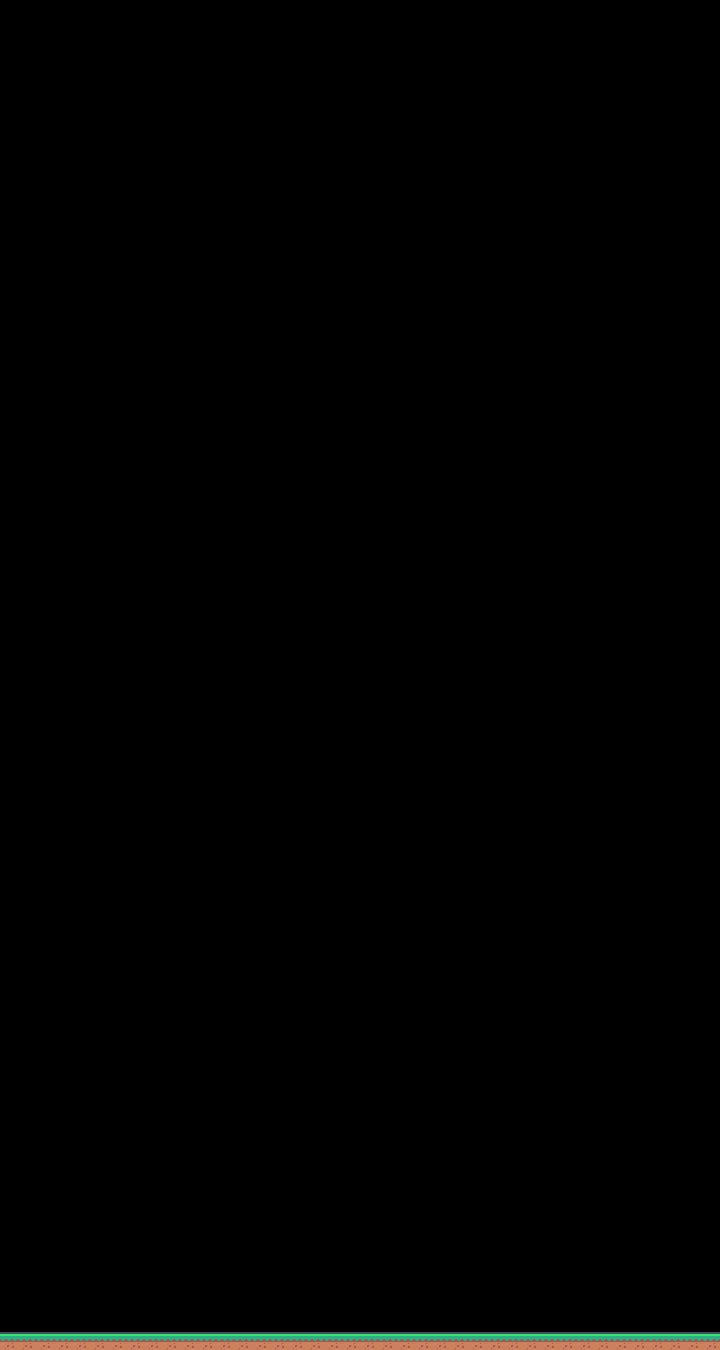

This game map was drawn from its Tiled (.tmx) file and the tilesets committed beside it. A one-line description and the full map source follow:
An orthogonal 40x75 tile map with 18x18 px tiles, 1 tile layer (map) and 2 objects (player_start, player_end).

<map version="1.10" tiledversion="1.11.2" orientation="orthogonal" renderorder="right-down" width="40" height="75" tilewidth="18" tileheight="18" infinite="0" nextlayerid="3" nextobjectid="4">
 <tileset firstgid="1" source="Tiled/tileset-tiles.tsx" />
 <layer id="1" name="map" width="40" height="75">
  <data encoding="csv">
0,0,0,0,0,0,0,0,0,0,0,0,0,0,0,0,0,0,0,0,0,0,0,0,0,0,0,0,0,0,0,0,0,0,0,0,0,0,0,0,
0,0,0,0,0,0,0,0,0,0,0,0,0,0,0,0,0,0,0,0,0,0,0,0,0,0,0,0,0,0,0,0,0,0,0,0,0,0,0,0,
0,0,0,0,0,0,0,0,0,0,0,0,0,0,0,0,0,0,0,0,0,0,0,0,0,0,0,0,0,0,0,0,0,0,0,0,0,0,0,0,
0,0,0,0,0,0,0,0,0,0,0,0,0,0,0,0,0,0,0,0,0,0,0,0,0,0,0,0,0,0,0,0,0,0,0,0,0,0,0,0,
0,0,0,0,0,0,0,0,0,0,0,0,0,0,0,0,0,0,0,0,0,0,0,0,0,0,0,0,0,0,0,0,0,0,0,0,0,0,0,0,
0,0,0,0,0,0,0,0,0,0,0,0,0,0,0,0,0,0,0,0,0,0,0,0,0,0,0,0,0,0,0,0,0,0,0,0,0,0,0,0,
0,0,0,0,0,0,0,0,0,0,0,0,0,0,0,0,0,0,0,0,0,0,0,0,0,0,0,0,0,0,0,0,0,0,0,0,0,0,0,0,
0,0,0,0,0,0,0,0,0,0,0,0,0,0,0,0,0,0,0,0,0,0,0,0,0,0,0,0,0,0,0,0,0,0,0,0,0,0,0,0,
0,0,0,0,0,0,0,0,0,0,0,0,0,0,0,0,0,0,0,0,0,0,0,0,0,0,0,0,0,0,0,0,0,0,0,0,0,0,0,0,
0,0,0,0,0,0,0,0,0,0,0,0,0,0,0,0,0,0,0,0,0,0,0,0,0,0,0,0,0,0,0,0,0,0,0,0,0,0,0,0,
0,0,0,0,0,0,0,0,0,0,0,0,0,0,0,0,0,0,0,0,0,0,0,0,0,0,0,0,0,0,0,0,0,0,0,0,0,0,0,0,
0,0,0,0,0,0,0,0,0,0,0,0,0,0,0,0,0,0,0,0,0,0,0,0,0,0,0,0,0,0,0,0,0,0,0,0,0,0,0,0,
0,0,0,0,0,0,0,0,0,0,0,0,0,0,0,0,0,0,0,0,0,0,0,0,0,0,0,0,0,0,0,0,0,0,0,0,0,0,0,0,
0,0,0,0,0,0,0,0,0,0,0,0,0,0,0,0,0,0,0,0,0,0,0,0,0,0,0,0,0,0,0,0,0,0,0,0,0,0,0,0,
0,0,0,0,0,0,0,0,0,0,0,0,0,0,0,0,0,0,0,0,0,0,0,0,0,0,0,0,0,0,0,0,0,0,0,0,0,0,0,0,
0,0,0,0,0,0,0,0,0,0,0,0,0,0,0,0,0,0,0,0,0,0,0,0,0,0,0,0,0,0,0,0,0,0,0,0,0,0,0,0,
0,0,0,0,0,0,0,0,0,0,0,0,0,0,0,0,0,0,0,0,0,0,0,0,0,0,0,0,0,0,0,0,0,0,0,0,0,0,0,0,
0,0,0,0,0,0,0,0,0,0,0,0,0,0,0,0,0,0,0,0,0,0,0,0,0,0,0,0,0,0,0,0,0,0,0,0,0,0,0,0,
0,0,0,0,0,0,0,0,0,0,0,0,0,0,0,0,0,0,0,0,0,0,0,0,0,0,0,0,0,0,0,0,0,0,0,0,0,0,0,0,
0,0,0,0,0,0,0,0,0,0,0,0,0,0,0,0,0,0,0,0,0,0,0,0,0,0,0,0,0,0,0,0,0,0,0,0,0,0,0,0,
0,0,0,0,0,0,0,0,0,0,0,0,0,0,0,0,0,0,0,0,0,0,0,0,0,0,0,0,0,0,0,0,0,0,0,0,0,0,0,0,
0,0,0,0,0,0,0,0,0,0,0,0,0,0,0,0,0,0,0,0,0,0,0,0,0,0,0,0,0,0,0,0,0,0,0,0,0,0,0,0,
0,0,0,0,0,0,0,0,0,0,0,0,0,0,0,0,0,0,0,0,0,0,0,0,0,0,0,0,0,0,0,0,0,0,0,0,0,0,0,0,
0,0,0,0,0,0,0,0,0,0,0,0,0,0,0,0,0,0,0,0,0,0,0,0,0,0,0,0,0,0,0,0,0,0,0,0,0,0,0,0,
0,0,0,0,0,0,0,0,0,0,0,0,0,0,0,0,0,0,0,0,0,0,0,0,0,0,0,0,0,0,0,0,0,0,0,0,0,0,0,0,
0,0,0,0,0,0,0,0,0,0,0,0,0,0,0,0,0,0,0,0,0,0,0,0,0,0,0,0,0,0,0,0,0,0,0,0,0,0,0,0,
0,0,0,0,0,0,0,0,0,0,0,0,0,0,0,0,0,0,0,0,0,0,0,0,0,0,0,0,0,0,0,0,0,0,0,0,0,0,0,0,
0,0,0,0,0,0,0,0,0,0,0,0,0,0,0,0,0,0,0,0,0,0,0,0,0,0,0,0,0,0,0,0,0,0,0,0,0,0,0,0,
0,0,0,0,0,0,0,0,0,0,0,0,0,0,0,0,0,0,0,0,0,0,0,0,0,0,0,0,0,0,0,0,0,0,0,0,0,0,0,0,
0,0,0,0,0,0,0,0,0,0,0,0,0,0,0,0,0,0,0,0,0,0,0,0,0,0,0,0,0,0,0,0,0,0,0,0,0,0,0,0,
0,0,0,0,0,0,0,0,0,0,0,0,0,0,0,0,0,0,0,0,0,0,0,0,0,0,0,0,0,0,0,0,0,0,0,0,0,0,0,0,
0,0,0,0,0,0,0,0,0,0,0,0,0,0,0,0,0,0,0,0,0,0,0,0,0,0,0,0,0,0,0,0,0,0,0,0,0,0,0,0,
0,0,0,0,0,0,0,0,0,0,0,0,0,0,0,0,0,0,0,0,0,0,0,0,0,0,0,0,0,0,0,0,0,0,0,0,0,0,0,0,
0,0,0,0,0,0,0,0,0,0,0,0,0,0,0,0,0,0,0,0,0,0,0,0,0,0,0,0,0,0,0,0,0,0,0,0,0,0,0,0,
0,0,0,0,0,0,0,0,0,0,0,0,0,0,0,0,0,0,0,0,0,0,0,0,0,0,0,0,0,0,0,0,0,0,0,0,0,0,0,0,
0,0,0,0,0,0,0,0,0,0,0,0,0,0,0,0,0,0,0,0,0,0,0,0,0,0,0,0,0,0,0,0,0,0,0,0,0,0,0,0,
0,0,0,0,0,0,0,0,0,0,0,0,0,0,0,0,0,0,0,0,0,0,0,0,0,0,0,0,0,0,0,0,0,0,0,0,0,0,0,0,
0,0,0,0,0,0,0,0,0,0,0,0,0,0,0,0,0,0,0,0,0,0,0,0,0,0,0,0,0,0,0,0,0,0,0,0,0,0,0,0,
0,0,0,0,0,0,0,0,0,0,0,0,0,0,0,0,0,0,0,0,0,0,0,0,0,0,0,0,0,0,0,0,0,0,0,0,0,0,0,0,
0,0,0,0,0,0,0,0,0,0,0,0,0,0,0,0,0,0,0,0,0,0,0,0,0,0,0,0,0,0,0,0,0,0,0,0,0,0,0,0,
0,0,0,0,0,0,0,0,0,0,0,0,0,0,0,0,0,0,0,0,0,0,0,0,0,0,0,0,0,0,0,0,0,0,0,0,0,0,0,0,
0,0,0,0,0,0,0,0,0,0,0,0,0,0,0,0,0,0,0,0,0,0,0,0,0,0,0,0,0,0,0,0,0,0,0,0,0,0,0,0,
0,0,0,0,0,0,0,0,0,0,0,0,0,0,0,0,0,0,0,0,0,0,0,0,0,0,0,0,0,0,0,0,0,0,0,0,0,0,0,0,
0,0,0,0,0,0,0,0,0,0,0,0,0,0,0,0,0,0,0,0,0,0,0,0,0,0,0,0,0,0,0,0,0,0,0,0,0,0,0,0,
0,0,0,0,0,0,0,0,0,0,0,0,0,0,0,0,0,0,0,0,0,0,0,0,0,0,0,0,0,0,0,0,0,0,0,0,0,0,0,0,
0,0,0,0,0,0,0,0,0,0,0,0,0,0,0,0,0,0,0,0,0,0,0,0,0,0,0,0,0,0,0,0,0,0,0,0,0,0,0,0,
0,0,0,0,0,0,0,0,0,0,0,0,0,0,0,0,0,0,0,0,0,0,0,0,0,0,0,0,0,0,0,0,0,0,0,0,0,0,0,0,
0,0,0,0,0,0,0,0,0,0,0,0,0,0,0,0,0,0,0,0,0,0,0,0,0,0,0,0,0,0,0,0,0,0,0,0,0,0,0,0,
0,0,0,0,0,0,0,0,0,0,0,0,0,0,0,0,0,0,0,0,0,0,0,0,0,0,0,0,0,0,0,0,0,0,0,0,0,0,0,0,
0,0,0,0,0,0,0,0,0,0,0,0,0,0,0,0,0,0,0,0,0,0,0,0,0,0,0,0,0,0,0,0,0,0,0,0,0,0,0,0,
0,0,0,0,0,0,0,0,0,0,0,0,0,0,0,0,0,0,0,0,0,0,0,0,0,0,0,0,0,0,0,0,0,0,0,0,0,0,0,0,
0,0,0,0,0,0,0,0,0,0,0,0,0,0,0,0,0,0,0,0,0,0,0,0,0,0,0,0,0,0,0,0,0,0,0,0,0,0,0,0,
0,0,0,0,0,0,0,0,0,0,0,0,0,0,0,0,0,0,0,0,0,0,0,0,0,0,0,0,0,0,0,0,0,0,0,0,0,0,0,0,
0,0,0,0,0,0,0,0,0,0,0,0,0,0,0,0,0,0,0,0,0,0,0,0,0,0,0,0,0,0,0,0,0,0,0,0,0,0,0,0,
0,0,0,0,0,0,0,0,0,0,0,0,0,0,0,0,0,0,0,0,0,0,0,0,0,0,0,0,0,0,0,0,0,0,0,0,0,0,0,0,
0,0,0,0,0,0,0,0,0,0,0,0,0,0,0,0,0,0,0,0,0,0,0,0,0,0,0,0,0,0,0,0,0,0,0,0,0,0,0,0,
0,0,0,0,0,0,0,0,0,0,0,0,0,0,0,0,0,0,0,0,0,0,0,0,0,0,0,0,0,0,0,0,0,0,0,0,0,0,0,0,
0,0,0,0,0,0,0,0,0,0,0,0,0,0,0,0,0,0,0,0,0,0,0,0,0,0,0,0,0,0,0,0,0,0,0,0,0,0,0,0,
0,0,0,0,0,0,0,0,0,0,0,0,0,0,0,0,0,0,0,0,0,0,0,0,0,0,0,0,0,0,0,0,0,0,0,0,0,0,0,0,
0,0,0,0,0,0,0,0,0,0,0,0,0,0,0,0,0,0,0,0,0,0,0,0,0,0,0,0,0,0,0,0,0,0,0,0,0,0,0,0,
0,0,0,0,0,0,0,0,0,0,0,0,0,0,0,0,0,0,0,0,0,0,0,0,0,0,0,0,0,0,0,0,0,0,0,0,0,0,0,0,
0,0,0,0,0,0,0,0,0,0,0,0,0,0,0,0,0,0,0,0,0,0,0,0,0,0,0,0,0,0,0,0,0,0,0,0,0,0,0,0,
0,0,0,0,0,0,0,0,0,0,0,0,0,0,0,0,0,0,0,0,0,0,0,0,0,0,0,0,0,0,0,0,0,0,0,0,0,0,0,0,
0,0,0,0,0,0,0,0,0,0,0,0,0,0,0,0,0,0,0,0,0,0,0,0,0,0,0,0,0,0,0,0,0,0,0,0,0,0,0,0,
0,0,0,0,0,0,0,0,0,0,0,0,0,0,0,0,0,0,0,0,0,0,0,0,0,0,0,0,0,0,0,0,0,0,0,0,0,0,0,0,
0,0,0,0,0,0,0,0,0,0,0,0,0,0,0,0,0,0,0,0,0,0,0,0,0,0,0,0,0,0,0,0,0,0,0,0,0,0,0,0,
0,0,0,0,0,0,0,0,0,0,0,0,0,0,0,0,0,0,0,0,0,0,0,0,0,0,0,0,0,0,0,0,0,0,0,0,0,0,0,0,
0,0,0,0,0,0,0,0,0,0,0,0,0,0,0,0,0,0,0,0,0,0,0,0,0,0,0,0,0,0,0,0,0,0,0,0,0,0,0,0,
0,0,0,0,0,0,0,0,0,0,0,0,0,0,0,0,0,0,0,0,0,0,0,0,0,0,0,0,0,0,0,0,0,0,0,0,0,0,0,0,
0,0,0,0,0,0,0,0,0,0,0,0,0,0,0,0,0,0,0,0,0,0,0,0,0,0,0,0,0,0,0,0,0,0,0,0,0,0,0,0,
0,0,0,0,0,0,0,0,0,0,0,0,0,0,0,0,0,0,0,0,0,0,0,0,0,0,0,0,0,0,0,0,0,0,0,0,0,0,0,0,
0,0,0,0,0,0,0,0,0,0,0,0,0,0,0,0,0,0,0,0,0,0,0,0,0,0,0,0,0,0,0,0,0,0,0,0,0,0,0,0,
0,0,0,0,0,0,0,0,0,0,0,0,0,0,0,0,0,0,0,0,0,0,0,0,0,0,0,0,0,0,0,0,0,0,0,0,0,0,0,0,
0,0,0,0,0,0,0,0,0,0,0,0,0,0,0,0,0,0,0,0,0,0,0,0,0,0,0,0,0,0,0,0,0,0,0,0,0,0,0,0,
23,23,23,23,23,23,23,23,23,23,23,23,23,23,23,23,23,23,23,23,23,23,23,23,23,23,23,23,23,23,23,23,23,23,23,23,23,23,23,23
</data>
 </layer>
 <objectgroup id="2" name="object">
  <object id="1" name="player_start" x="345" y="1277">
   <point />
  </object>
  <object id="2" name="player_end" x="661" y="1325">
   <point />
  </object>
 </objectgroup>
</map>
